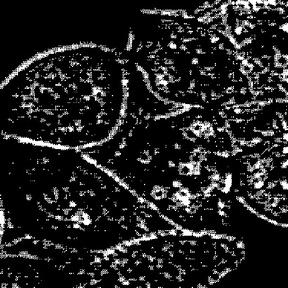
#> input picture images/track025.jpg, 288 x 288 px, shrunk from 512 x 512 before the run, given in place of t000.tif, which was not available
$ python visualize_prediction.py
#> lines starting #> are read from the running program, lines starting #| are printed output that depends on the picture; pictures that were not available may be replaced by others from this repository, and a replacement may not be noted
import matplotlib.pyplot as plt
from PIL import Image
import os
import numpy as np # Import numpy for array operations

# --- Configuration ---
# Path to the original input image that was used for inference
# Path to the original input image that was used for inference.
ORIGINAL_IMAGE_PATH = './data/raw/train/DIC-C2DH-HeLa/01/t000.tif'

# Path to the corresponding ground truth (true) mask for the original image.
# THIS IS THE CRUCIAL CHANGE: Point to the ST/SEG mask.
GROUND_TRUTH_MASK_PATH = './data/raw/train/DIC-C2DH-HeLa/01_ST/SEG/man_seg000.tif'

# Path to the predicted mask generated by inference.py
PREDICTED_MASK_PATH = './predictions/predicted_mask.png'

# Directory to save the combined visualization
VISUALIZATION_OUTPUT_DIR = './visualizations'
VISUALIZATION_FILENAME = 'comparison_t000_binarized_gt.png' # Changed filename for clarity

# --- Create Output Directory ---
os.makedirs(VISUALIZATION_OUTPUT_DIR, exist_ok=True)

# --- Load Images ---
try:
    original_image = Image.open(ORIGINAL_IMAGE_PATH).convert('L') # Convert to grayscale
    print(f"Loaded original image: {ORIGINAL_IMAGE_PATH}")
except FileNotFoundError:
    print(f"Error: Original image not found at {ORIGINAL_IMAGE_PATH}. Please check the path.")
    exit()

ground_truth_mask = None # Initialize to None
try:
    # Load the ground truth mask. It might contain multiple integer labels.
    gt_raw = Image.open(GROUND_TRUTH_MASK_PATH)
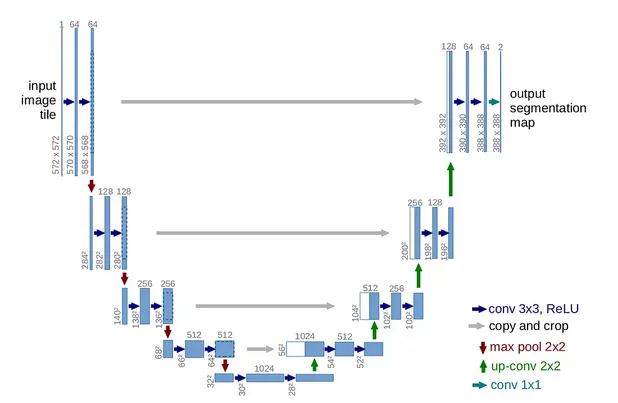
#> input picture images/unetmodelimage.webp, 618 x 403 px, shrunk from 1100 x 718 before the run, given in place of man_seg000.tif, which was not available
#> gt_raw is the input picture: PIL image 618x403 RGB; mean R, G, B 244.4, 246.1, 247.7
    print(f"Loaded raw ground truth mask: {GROUND_TRUTH_MASK_PATH}")

    # Convert ground truth to a binary mask: any non-zero pixel becomes 1 (or 255 for display)
    # This is crucial for comparing with your binary U-Net output
    ground_truth_array = np.array(gt_raw)
    ground_truth_binary_array = (ground_truth_array > 0).astype(np.uint8) * 255 # Convert to 0/255 for display
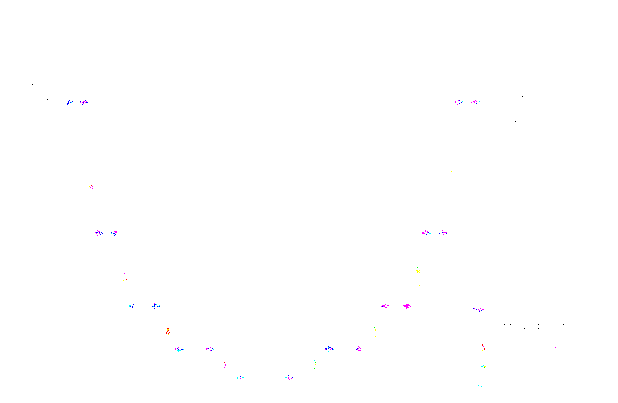
#> ground_truth_binary_array: shape (403, 618, 3); mean R, G, B 254.9, 254.8, 254.9
    ground_truth_mask = Image.fromarray(ground_truth_binary_array, 'L')

except FileNotFoundError:
    print(f"Error: Ground truth mask not found at {GROUND_TRUTH_MASK_PATH}. Please check the path.")
    print("Continuing without ground truth visualization for this panel.")
except Exception as e:
    print(f"Error processing ground truth mask: {e}")
    print("Continuing without ground truth visualization for this panel.")


try:
    predicted_mask = Image.open(PREDICTED_MASK_PATH).convert('L') # Convert to grayscale
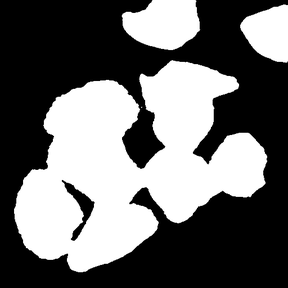
#> input picture predictions/predicted_mask.png, 288 x 288 px, shrunk from 512 x 512 before the run, found by its file name
#> predicted_mask is the input picture: PIL image 288x288 L; min 0, max 255, mean 106.7
    print(f"Loaded predicted mask: {PREDICTED_MASK_PATH}")
except FileNotFoundError:
    print(f"Error: Predicted mask not found at {PREDICTED_MASK_PATH}. Please run inference.py first.")
    exit()

# --- Visualize ---
fig, axes = plt.subplots(1, 3, figsize=(18, 6)) # Adjusted figure size for better viewing

# Original Image
axes[0].imshow(original_image, cmap='gray')
axes[0].set_title('Original Image')
axes[0].axis('off') # Hide axes ticks

# Ground Truth Mask
if ground_truth_mask:
    axes[1].imshow(ground_truth_mask, cmap='gray')
    axes[1].set_title('Binarized Ground Truth Mask') # Updated title
else:
    axes[1].text(0.5, 0.5, 'Ground Truth Not Found',
                 horizontalalignment='center', verticalalignment='center',
                 transform=axes[1].transAxes, fontsize=12, color='red')
    axes[1].set_title('Ground Truth Mask (Missing)')

axes[1].axis('off')

# Predicted Mask
axes[2].imshow(predicted_mask, cmap='gray')
axes[2].set_title('Predicted Mask')
axes[2].axis('off')

plt.tight_layout() # Adjust subplot params for a tight layout

# Save the visualization
output_viz_path = os.path.join(VISUALIZATION_OUTPUT_DIR, VISUALIZATION_FILENAME)
plt.savefig(output_viz_path, bbox_inches='tight')
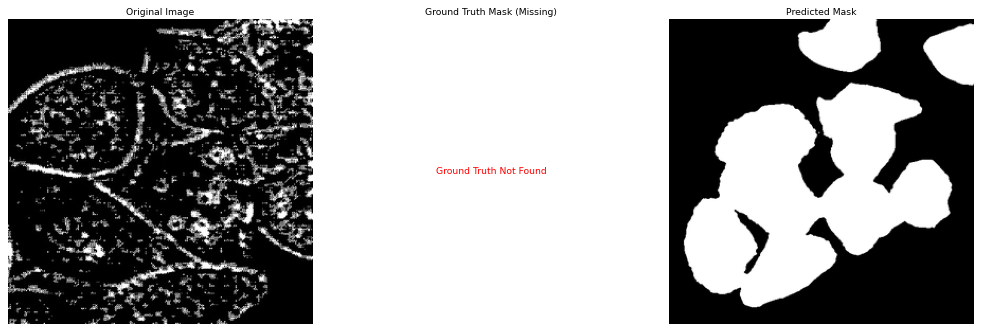
#> figure drawn by matplotlib, 2 panels
print(f"Visualization saved to {output_viz_path}")

plt.show() # Display the plot
